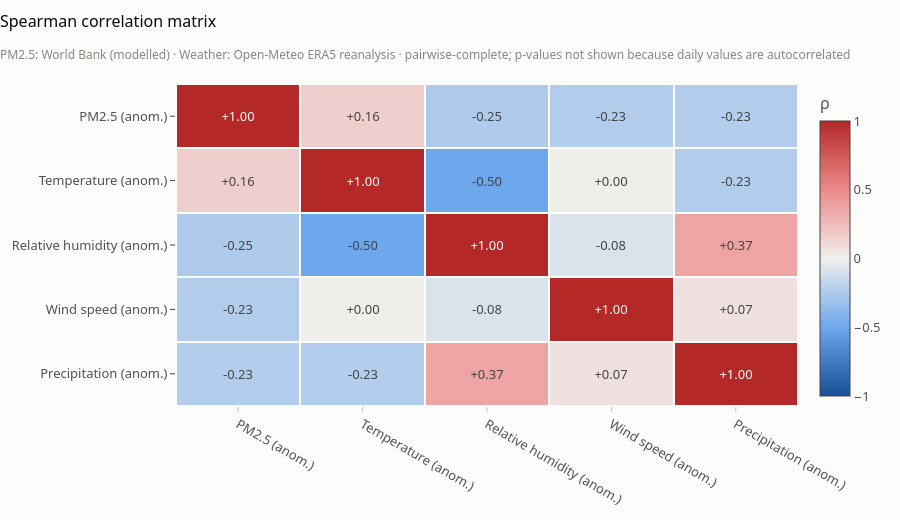

Notebook cell for this chart:
### Code cell
corr, n = correlations.correlation_matrix(correlations.add_anomalies(ww, ['pm25','temperature','humidity','wind_speed','precipitation']),
    ['pm25_anom','temperature_anom','humidity_anom','wind_speed_anom','precipitation_anom'])
charts.correlation_heatmap(corr, n)

### Figure 1 — Plotly figure (JSON) as saved in the notebook; plotly's stock layout.template omitted (floating-point values rounded to 4 significant figures)
{"data": [{"colorbar": {"title": {"text": "ρ"}}, "colorscale": [[0.0, "#184f95"], [0.25, "#6da7ec"], [0.5, "#f0efec"], [0.75, "#ec8a89"], [1.0, "#b42828"]], "customdata": [[61534, 61534, 61534, 61534, 61534], [61534, 61534, 61534, 61534, 61534], [61534, 61534, 61534, 61534, 61534], [61534, 61534, 61534, 61534, 61534], [61534, 61534, 61534, 61534, 61534]], "hovertemplate": "%{y} × %{x}<br>ρ = %{z:.2f}<br>n = %{customdata:,}<extra></extra>", "text": [["+1.00", "+0.16", "-0.25", "-0.23", "-0.23"], ["+0.16", "+1.00", "-0.50", "+0.00", "-0.23"], ["-0.25", "-0.50", "+1.00", "-0.08", "+0.37"], ["-0.23", "+0.00", "-0.08", "+1.00", "+0.07"], ["-0.23", "-0.23", "+0.37", "+0.07", "+1.00"]], "texttemplate": "%{text}", "type": "heatmap", "x": ["PM2.5 (anom.)", "Temperature (anom.)", "Relative humidity (anom.)", "Wind speed (anom.)", "Precipitation (anom.)"], "xgap": 2, "y": ["PM2.5 (anom.)", "Temperature (anom.)", "Relative humidity (anom.)", "Wind speed (anom.)", "Precipitation (anom.)"], "ygap": 2, "z": [[1.0, 0.1575, -0.2471, -0.2349, -0.2342], [0.1575, 1.0, -0.5026, 0.004515, -0.2338], [-0.2471, -0.5026, 1.0, -0.08364, 0.3711], [-0.2349, 0.004515, -0.08364, 1.0, 0.06808], [-0.2342, -0.2338, 0.3711, 0.06808, 1.0]], "zmax": 1, "zmin": -1}], "layout": {"height": 520, "showlegend": false, "title": {"subtitle": {"text": "PM2.5: World Bank (modelled) · Weather: Open-Meteo ERA5 reanalysis · pairwise-complete; p-values not shown because daily values are autocorrelated"}, "text": "Spearman correlation matrix"}, "yaxis": {"autorange": "reversed", "showgrid": false}}}
